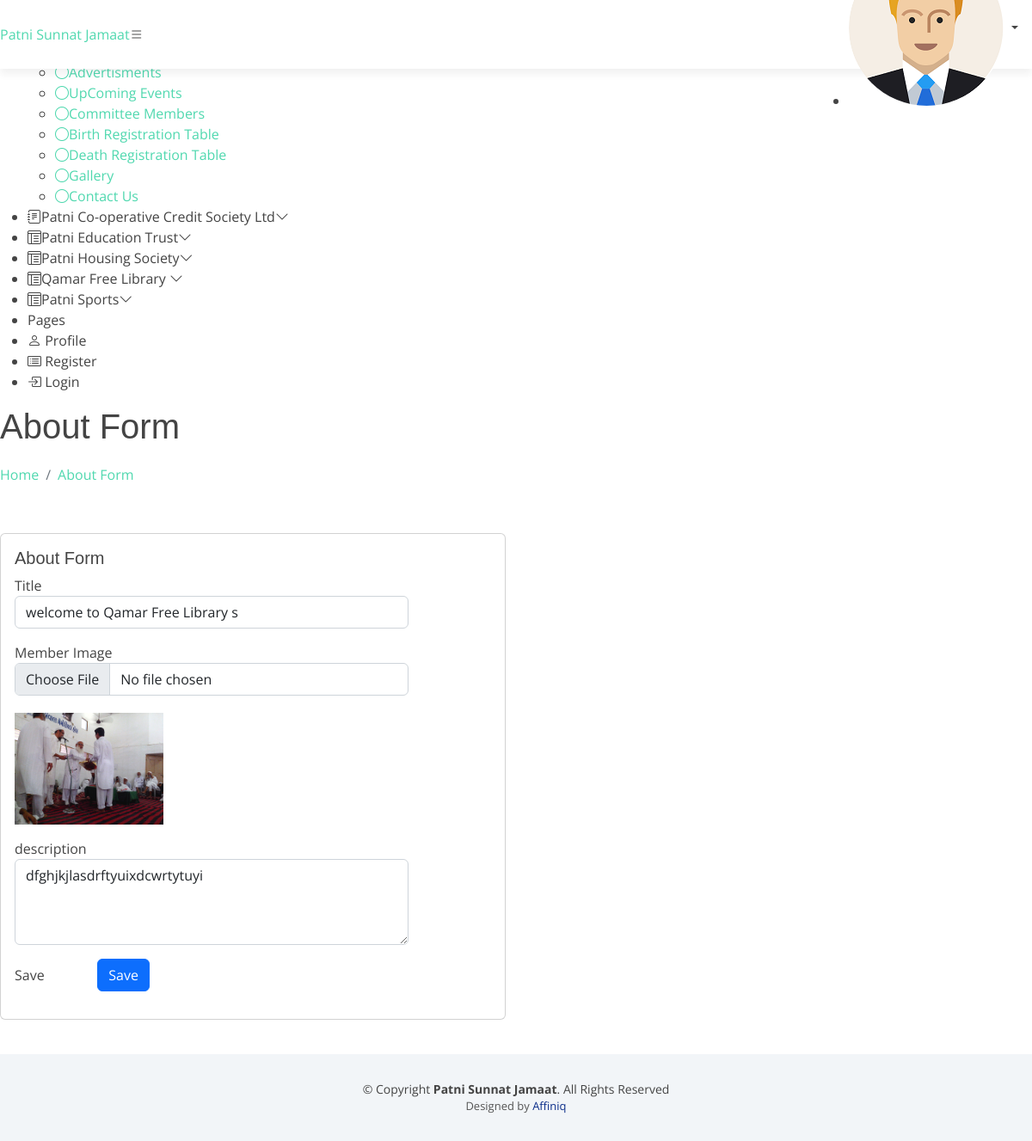
/admin/qamar-free-library-about.php (signed in), run on the app's committed database.
### tables this page shows
CREATE TABLE `about` (
  `sid` int(11) NOT NULL,
  `committ_id` int(100) NOT NULL,
  `title` varchar(255) NOT NULL,
  `description` text NOT NULL,
  `filename` varchar(255) NOT NULL
);

### admin/qamar-free-library-about.php (the view, shortened to what this page needs)
<?php include 'header.php';?>
  <main id="main" class="main">
    <div class="pagetitle">
      <h1>About Form</h1>
      <nav>
        <ol class="breadcrumb">
          <li class="breadcrumb-item"><a href="index.php">Home</a></li>
          <li class="breadcrumb-item active"><a href="qamar-free-library-about.php">About Form</a></li>
        </ol>
      </nav>
    </div>
    <section class="section">
      <div class="row">
        <div class="col-lg-6">
          <div class="card">
            <div class="card-body">
              <h5 class="card-title">About Form</h5>
<?php
require ('config1.php');
$sql= "SELECT * FROM about WHERE sid=5";
$result = mysqli_query($conn,$sql) or die("Failed");
if(mysqli_num_rows($result)>0){
    while($row = mysqli_fetch_assoc($result)){
?>
              <form action="q-about-update.php" method="POST" enctype="multipart/form-data">
                <div class="row mb-3">
                  <label for="inputText">Title</label>
                  <div class="col-sm-10">
                    <input type="text" class="form-control" name="title" value="<?php echo $row['title'];?>">
                  </div>
                </div>
                <div class="row mb-3">
                  <label for="inputNumber">Member Image</label>
                   <div class="col-sm-10">
                   <input class="form-control" type="file" id="formFile" name="uploadfile">
                   <img  src="upload/<?php echo $row['filename'];?>" height="150px" style="padding-top: 20px;">
                              </div>
                            </div>
                <div class="row mb-3">
                  <label for="inputPassword">description</label>
                  <div class="col-sm-10">
                    <textarea class="form-control" name="description" style="height: 100px"><?php echo $row['description'];?></textarea>
                  </div>
                </div>
                <div class="row mb-3">
                  <label class="col-sm-2 col-form-label">Save</label>
                  <div class="col-sm-10">
                    <button type="submit" class="btn btn-primary">Save</button>
                  </div>
                </div>
              </form>
    <?php }
  }else{
    echo "Result Not Found";
       } ?>
            </div>
          </div>
        </div>
      </div>
    </section>
  </main>
  <?php include 'footer.php';?>

### assets/css/style.css (style rules this page uses)
body { background: #fff; color: #444; font-family: "Open Sans", sans-serif; }
h1, h2, h3, h4, h5, h6 { font-family: "Montserrat", sans-serif; font-weight: 400; margin: 0 0 20px 0; padding: 0; }
section { padding: 40px 0; overflow: hidden; }

### data on the page
about: title "welcome to Qamar Free Library s", filename (picture), description "dfghjkjlasdrftyuixdcwrtytuyi"
